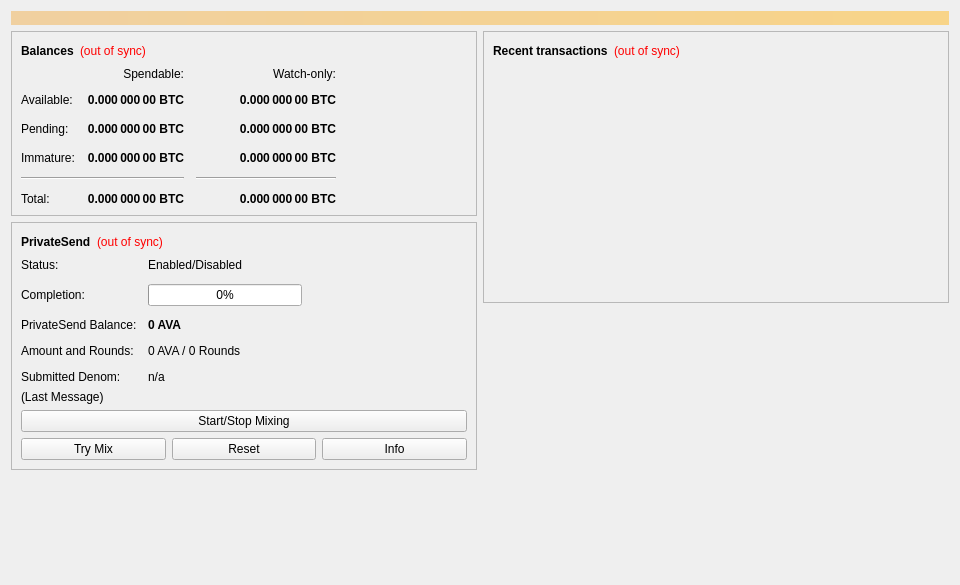
<?xml version="1.0" encoding="UTF-8"?>
<ui version="4.0">
 <class>OverviewPage</class>
 <widget class="QWidget" name="OverviewPage">
  <property name="geometry">
   <rect>
    <x>0</x>
    <y>0</y>
    <width>960</width>
    <height>585</height>
   </rect>
  </property>
  <property name="minimumSize">
   <size>
    <width>960</width>
    <height>0</height>
   </size>
  </property>
  <property name="windowTitle">
   <string>Form</string>
  </property>
  <layout class="QVBoxLayout" name="topLayout">
   <item>
    <widget class="QLabel" name="labelAlerts">
     <property name="visible">
      <bool>false</bool>
     </property>
     <property name="styleSheet">
      <string notr="true">QLabel { background-color: qlineargradient(x1: 0, y1: 0, x2: 1, y2: 0, stop:0 #F0D0A0, stop:1 #F8D488); color:#000000; }</string>
     </property>
     <property name="wordWrap">
      <bool>true</bool>
     </property>
     <property name="margin">
      <number>3</number>
     </property>
     <property name="textInteractionFlags">
      <set>Qt::TextSelectableByMouse</set>
     </property>
    </widget>
   </item>
   <item>
    <layout class="QHBoxLayout" name="horizontalLayout" stretch="1,1">
     <item>
      <layout class="QVBoxLayout" name="verticalLayout_2">
       <item>
        <widget class="QFrame" name="frame">
         <property name="frameShape">
          <enum>QFrame::StyledPanel</enum>
         </property>
         <property name="frameShadow">
          <enum>QFrame::Raised</enum>
         </property>
         <layout class="QVBoxLayout" name="verticalLayout_4">
          <item>
           <layout class="QHBoxLayout" name="horizontalLayout_4">
            <item>
             <widget class="QLabel" name="label_5">
              <property name="font">
               <font>
                <weight>75</weight>
                <bold>true</bold>
               </font>
              </property>
              <property name="text">
               <string>Balances</string>
              </property>
             </widget>
            </item>
            <item>
             <widget class="QLabel" name="labelWalletStatus">
              <property name="toolTip">
               <string>The displayed information may be out of date. Your wallet automatically synchronizes with the Ava network after a connection is established, but this process has not completed yet.</string>
              </property>
              <property name="styleSheet">
               <string notr="true">QLabel { color: red; }</string>
              </property>
              <property name="text">
               <string notr="true">(out of sync)</string>
              </property>
              <property name="alignment">
               <set>Qt::AlignLeading|Qt::AlignLeft|Qt::AlignVCenter</set>
              </property>
             </widget>
            </item>
            <item>
             <spacer name="horizontalSpacer_3">
              <property name="orientation">
               <enum>Qt::Horizontal</enum>
              </property>
              <property name="sizeHint" stdset="0">
               <size>
                <width>40</width>
                <height>20</height>
               </size>
              </property>
             </spacer>
            </item>
           </layout>
          </item>
          <item>
           <layout class="QGridLayout" name="gridLayout">
            <property name="spacing">
             <number>12</number>
            </property>
            <item row="2" column="2">
             <widget class="QLabel" name="labelWatchPending">
              <property name="font">
               <font>
                <weight>75</weight>
                <bold>true</bold>
               </font>
              </property>
              <property name="cursor">
               <cursorShape>IBeamCursor</cursorShape>
              </property>
              <property name="toolTip">
               <string>Unconfirmed transactions to watch-only addresses</string>
              </property>
              <property name="text">
               <string notr="true">0.000 000 00 BTC</string>
              </property>
              <property name="alignment">
               <set>Qt::AlignRight|Qt::AlignTrailing|Qt::AlignVCenter</set>
              </property>
              <property name="textInteractionFlags">
               <set>Qt::LinksAccessibleByMouse|Qt::TextSelectableByKeyboard|Qt::TextSelectableByMouse</set>
              </property>
             </widget>
            </item>
            <item row="2" column="1">
             <widget class="QLabel" name="labelUnconfirmed">
              <property name="font">
               <font>
                <weight>75</weight>
                <bold>true</bold>
               </font>
              </property>
              <property name="cursor">
               <cursorShape>IBeamCursor</cursorShape>
              </property>
              <property name="toolTip">
               <string>Total of transactions that have yet to be confirmed, and do not yet count toward the spendable balance</string>
              </property>
              <property name="text">
               <string notr="true">0.000 000 00 BTC</string>
              </property>
              <property name="alignment">
               <set>Qt::AlignRight|Qt::AlignTrailing|Qt::AlignVCenter</set>
              </property>
              <property name="textInteractionFlags">
               <set>Qt::LinksAccessibleByMouse|Qt::TextSelectableByKeyboard|Qt::TextSelectableByMouse</set>
              </property>
             </widget>
            </item>
            <item row="3" column="2">
             <widget class="QLabel" name="labelWatchImmature">
              <property name="font">
               <font>
                <weight>75</weight>
                <bold>true</bold>
               </font>
              </property>
              <property name="cursor">
               <cursorShape>IBeamCursor</cursorShape>
              </property>
              <property name="toolTip">
               <string>Mined balance in watch-only addresses that has not yet matured</string>
              </property>
              <property name="text">
               <string notr="true">0.000 000 00 BTC</string>
              </property>
              <property name="alignment">
               <set>Qt::AlignRight|Qt::AlignTrailing|Qt::AlignVCenter</set>
              </property>
              <property name="textInteractionFlags">
               <set>Qt::LinksAccessibleByMouse|Qt::TextSelectableByKeyboard|Qt::TextSelectableByMouse</set>
              </property>
             </widget>
            </item>
            <item row="4" column="0" colspan="2">
             <widget class="Line" name="lineSpendableBalance">
              <property name="orientation">
               <enum>Qt::Horizontal</enum>
              </property>
             </widget>
            </item>
            <item row="4" column="2">
             <widget class="Line" name="lineWatchBalance">
              <property name="sizePolicy">
               <sizepolicy hsizetype="Preferred" vsizetype="Fixed">
                <horstretch>0</horstretch>
                <verstretch>0</verstretch>
               </sizepolicy>
              </property>
              <property name="minimumSize">
               <size>
                <width>140</width>
                <height>0</height>
               </size>
              </property>
              <property name="orientation">
               <enum>Qt::Horizontal</enum>
              </property>
             </widget>
            </item>
            <item row="5" column="0">
             <widget class="QLabel" name="labelTotalText">
              <property name="text">
               <string>Total:</string>
              </property>
             </widget>
            </item>
            <item row="3" column="1">
             <widget class="QLabel" name="labelImmature">
              <property name="font">
               <font>
                <weight>75</weight>
                <bold>true</bold>
               </font>
              </property>
              <property name="cursor">
               <cursorShape>IBeamCursor</cursorShape>
              </property>
              <property name="toolTip">
               <string>Mined balance that has not yet matured</string>
              </property>
              <property name="text">
               <string notr="true">0.000 000 00 BTC</string>
              </property>
              <property name="alignment">
               <set>Qt::AlignRight|Qt::AlignTrailing|Qt::AlignVCenter</set>
              </property>
              <property name="textInteractionFlags">
               <set>Qt::LinksAccessibleByMouse|Qt::TextSelectableByKeyboard|Qt::TextSelectableByMouse</set>
              </property>
             </widget>
            </item>
            <item row="2" column="3">
             <spacer name="horizontalSpacer_2">
              <property name="orientation">
               <enum>Qt::Horizontal</enum>
              </property>
              <property name="sizeHint" stdset="0">
               <size>
                <width>40</width>
                <height>20</height>
               </size>
              </property>
             </spacer>
            </item>
            <item row="3" column="0">
             <widget class="QLabel" name="labelImmatureText">
              <property name="text">
               <string>Immature:</string>
              </property>
             </widget>
            </item>
            <item row="5" column="1">
             <widget class="QLabel" name="labelTotal">
              <property name="font">
               <font>
                <weight>75</weight>
                <bold>true</bold>
               </font>
              </property>
              <property name="cursor">
               <cursorShape>IBeamCursor</cursorShape>
              </property>
              <property name="toolTip">
               <string>Your current total balance</string>
              </property>
              <property name="text">
               <string notr="true">0.000 000 00 BTC</string>
              </property>
              <property name="alignment">
               <set>Qt::AlignRight|Qt::AlignTrailing|Qt::AlignVCenter</set>
              </property>
              <property name="textInteractionFlags">
               <set>Qt::LinksAccessibleByMouse|Qt::TextSelectableByKeyboard|Qt::TextSelectableByMouse</set>
              </property>
             </widget>
            </item>
            <item row="5" column="2">
             <widget class="QLabel" name="labelWatchTotal">
              <property name="font">
               <font>
                <weight>75</weight>
                <bold>true</bold>
               </font>
              </property>
              <property name="cursor">
               <cursorShape>IBeamCursor</cursorShape>
              </property>
              <property name="toolTip">
               <string>Current total balance in watch-only addresses</string>
              </property>
              <property name="text">
               <string notr="true">0.000 000 00 BTC</string>
              </property>
              <property name="alignment">
               <set>Qt::AlignRight|Qt::AlignTrailing|Qt::AlignVCenter</set>
              </property>
              <property name="textInteractionFlags">
               <set>Qt::LinksAccessibleByMouse|Qt::TextSelectableByKeyboard|Qt::TextSelectableByMouse</set>
              </property>
             </widget>
            </item>
            <item row="0" column="2">
             <widget class="QLabel" name="labelWatchonly">
              <property name="text">
               <string>Watch-only:</string>
              </property>
              <property name="alignment">
               <set>Qt::AlignRight|Qt::AlignTrailing|Qt::AlignVCenter</set>
              </property>
             </widget>
            </item>
            <item row="1" column="0">
             <widget class="QLabel" name="labelBalanceText">
              <property name="text">
               <string>Available:</string>
              </property>
             </widget>
            </item>
            <item row="1" column="1">
             <widget class="QLabel" name="labelBalance">
              <property name="font">
               <font>
                <weight>75</weight>
                <bold>true</bold>
               </font>
              </property>
              <property name="cursor">
               <cursorShape>IBeamCursor</cursorShape>
              </property>
              <property name="toolTip">
               <string>Your current spendable balance</string>
              </property>
              <property name="text">
               <string notr="true">0.000 000 00 BTC</string>
              </property>
              <property name="alignment">
               <set>Qt::AlignRight|Qt::AlignTrailing|Qt::AlignVCenter</set>
              </property>
              <property name="textInteractionFlags">
               <set>Qt::LinksAccessibleByMouse|Qt::TextSelectableByKeyboard|Qt::TextSelectableByMouse</set>
              </property>
             </widget>
            </item>
            <item row="1" column="2">
             <widget class="QLabel" name="labelWatchAvailable">
              <property name="font">
               <font>
                <weight>75</weight>
                <bold>true</bold>
               </font>
              </property>
              <property name="cursor">
               <cursorShape>IBeamCursor</cursorShape>
              </property>
              <property name="toolTip">
               <string>Your current balance in watch-only addresses</string>
              </property>
              <property name="text">
               <string notr="true">0.000 000 00 BTC</string>
              </property>
              <property name="alignment">
               <set>Qt::AlignRight|Qt::AlignTrailing|Qt::AlignVCenter</set>
              </property>
              <property name="textInteractionFlags">
               <set>Qt::LinksAccessibleByMouse|Qt::TextSelectableByKeyboard|Qt::TextSelectableByMouse</set>
              </property>
             </widget>
            </item>
            <item row="2" column="0">
             <widget class="QLabel" name="labelPendingText">
              <property name="text">
               <string>Pending:</string>
              </property>
             </widget>
            </item>
            <item row="0" column="1">
             <widget class="QLabel" name="labelSpendable">
              <property name="text">
               <string>Spendable:</string>
              </property>
              <property name="alignment">
               <set>Qt::AlignRight|Qt::AlignTrailing|Qt::AlignVCenter</set>
              </property>
             </widget>
            </item>
           </layout>
          </item>
         </layout>
        </widget>
       </item>
       <item>
        <widget class="QFrame" name="framePrivateSend">
         <property name="layoutDirection">
          <enum>Qt::LeftToRight</enum>
         </property>
         <property name="frameShape">
          <enum>QFrame::StyledPanel</enum>
         </property>
         <property name="frameShadow">
          <enum>QFrame::Raised</enum>
         </property>
         <layout class="QVBoxLayout" name="VerticalLayout_PS1">
          <item>
           <layout class="QHBoxLayout" name="horizontalLayout_5">
            <item>
             <widget class="QLabel" name="labelPrivateSendHeader">
              <property name="font">
               <font>
                <weight>75</weight>
                <bold>true</bold>
               </font>
              </property>
              <property name="text">
               <string>PrivateSend</string>
              </property>
             </widget>
            </item>
            <item>
             <widget class="QLabel" name="labelPrivateSendSyncStatus">
              <property name="toolTip">
               <string>The displayed information may be out of date. Your wallet automatically synchronizes with the Ava network after a connection is established, but this process has not completed yet.</string>
              </property>
              <property name="styleSheet">
               <string notr="true">QLabel { color: red; }</string>
              </property>
              <property name="text">
               <string notr="true">(out of sync)</string>
              </property>
              <property name="alignment">
               <set>Qt::AlignLeading|Qt::AlignLeft|Qt::AlignVCenter</set>
              </property>
             </widget>
            </item>
            <item>
             <spacer name="horizontalSpacer_4">
              <property name="orientation">
               <enum>Qt::Horizontal</enum>
              </property>
              <property name="sizeHint" stdset="0">
               <size>
                <width>40</width>
                <height>20</height>
               </size>
              </property>
             </spacer>
            </item>
           </layout>
          </item>
          <item>
           <layout class="QFormLayout" name="privateSendFormLayout">
            <property name="fieldGrowthPolicy">
             <enum>QFormLayout::AllNonFixedFieldsGrow</enum>
            </property>
            <property name="horizontalSpacing">
             <number>11</number>
            </property>
            <property name="verticalSpacing">
             <number>12</number>
            </property>
            <item row="0" column="0">
             <widget class="QLabel" name="labelPrivateSendEnabledText">
              <property name="text">
               <string>Status:</string>
              </property>
             </widget>
            </item>
            <item row="0" column="1">
             <widget class="QLabel" name="labelPrivateSendEnabled">
              <property name="text">
               <string>Enabled/Disabled</string>
              </property>
             </widget>
            </item>
            <item row="1" column="0">
             <widget class="QLabel" name="labelCompletitionText">
              <property name="text">
               <string>Completion:</string>
              </property>
             </widget>
            </item>
            <item row="1" column="1">
             <widget class="QProgressBar" name="privateSendProgress">
              <property name="maximumSize">
               <size>
                <width>154</width>
                <height>16777215</height>
               </size>
              </property>
              <property name="value">
               <number>0</number>
              </property>
             </widget>
            </item>
            <item row="2" column="0">
             <widget class="QLabel" name="labelAnonymizedText">
              <property name="text">
               <string>PrivateSend Balance:</string>
              </property>
             </widget>
            </item>
            <item row="2" column="1">
             <widget class="QLabel" name="labelAnonymized">
              <property name="font">
               <font>
                <weight>75</weight>
                <bold>true</bold>
               </font>
              </property>
              <property name="text">
               <string notr="true">0 AVA</string>
              </property>
             </widget>
            </item>
            <item row="3" column="0">
             <widget class="QLabel" name="labelAmountAndRoundsText">
              <property name="text">
               <string>Amount and Rounds:</string>
              </property>
             </widget>
            </item>
            <item row="3" column="1">
             <widget class="QLabel" name="labelAmountRounds">
              <property name="text">
               <string>0 AVA / 0 Rounds</string>
              </property>
             </widget>
            </item>
            <item row="4" column="0">
             <widget class="QLabel" name="labelSubmittedDenomText">
              <property name="text">
               <string>Submitted Denom:</string>
              </property>
             </widget>
            </item>
            <item row="4" column="1">
             <widget class="QLabel" name="labelSubmittedDenom">
              <property name="toolTip">
               <string>The denominations you submitted to the Masternode.&lt;br&gt;To mix, other users must submit the exact same denominations.</string>
              </property>
              <property name="text">
               <string>n/a</string>
              </property>
             </widget>
            </item>
           </layout>
          </item>
          <item>
           <layout class="QVBoxLayout" name="VerticalLayout_PS">
            <item>
             <widget class="QLabel" name="labelPrivateSendLastMessage">
              <property name="text">
               <string>(Last Message)</string>
              </property>
              <property name="alignment">
               <set>Qt::AlignLeading|Qt::AlignLeft|Qt::AlignTop</set>
              </property>
              <property name="wordWrap">
               <bool>true</bool>
              </property>
             </widget>
            </item>
            <item>
             <widget class="QPushButton" name="togglePrivateSend">
              <property name="sizePolicy">
               <sizepolicy hsizetype="MinimumExpanding" vsizetype="Fixed">
                <horstretch>0</horstretch>
                <verstretch>0</verstretch>
               </sizepolicy>
              </property>
              <property name="text">
               <string>Start/Stop Mixing</string>
              </property>
             </widget>
            </item>
            <item>
             <layout class="QHBoxLayout" name="horizontalLayout_debugbuttons">
              <item>
               <widget class="QPushButton" name="privateSendAuto">
                <property name="sizePolicy">
                 <sizepolicy hsizetype="MinimumExpanding" vsizetype="Fixed">
                  <horstretch>0</horstretch>
                  <verstretch>0</verstretch>
                 </sizepolicy>
                </property>
                <property name="toolTip">
                 <string>Try to manually submit a PrivateSend request.</string>
                </property>
                <property name="text">
                 <string>Try Mix</string>
                </property>
               </widget>
              </item>
              <item>
               <widget class="QPushButton" name="privateSendReset">
                <property name="sizePolicy">
                 <sizepolicy hsizetype="MinimumExpanding" vsizetype="Fixed">
                  <horstretch>0</horstretch>
                  <verstretch>0</verstretch>
                 </sizepolicy>
                </property>
                <property name="toolTip">
                 <string>Reset the current status of PrivateSend (can interrupt PrivateSend if it's in the process of Mixing, which can cost you money!)</string>
                </property>
                <property name="autoFillBackground">
                 <bool>false</bool>
                </property>
                <property name="text">
                 <string>Reset</string>
                </property>
               </widget>
              </item>
              <item>
               <widget class="QPushButton" name="privateSendInfo">
                <property name="sizePolicy">
                 <sizepolicy hsizetype="MinimumExpanding" vsizetype="Fixed">
                  <horstretch>0</horstretch>
                  <verstretch>0</verstretch>
                 </sizepolicy>
                </property>
                <property name="toolTip">
                 <string>Information about PrivateSend and Mixing</string>
                </property>
                <property name="text">
                 <string>Info</string>
                </property>
               </widget>
              </item>
             </layout>
            </item>
           </layout>
          </item>
         </layout>
        </widget>
       </item>
       <item>
        <spacer name="verticalSpacer">
         <property name="orientation">
          <enum>Qt::Vertical</enum>
         </property>
         <property name="sizeHint" stdset="0">
          <size>
           <width>20</width>
           <height>40</height>
          </size>
         </property>
        </spacer>
       </item>
      </layout>
     </item>
     <item>
      <layout class="QVBoxLayout" name="verticalLayout_3">
       <item>
        <widget class="QFrame" name="frame_2">
         <property name="frameShape">
          <enum>QFrame::StyledPanel</enum>
         </property>
         <property name="frameShadow">
          <enum>QFrame::Raised</enum>
         </property>
         <layout class="QVBoxLayout" name="verticalLayout">
          <item>
           <layout class="QHBoxLayout" name="horizontalLayout_2">
            <item>
             <widget class="QLabel" name="label_4">
              <property name="font">
               <font>
                <weight>75</weight>
                <bold>true</bold>
               </font>
              </property>
              <property name="text">
               <string>Recent transactions</string>
              </property>
             </widget>
            </item>
            <item>
             <widget class="QLabel" name="labelTransactionsStatus">
              <property name="toolTip">
               <string>The displayed information may be out of date. Your wallet automatically synchronizes with the Ava network after a connection is established, but this process has not completed yet.</string>
              </property>
              <property name="styleSheet">
               <string notr="true">QLabel { color: red; }</string>
              </property>
              <property name="text">
               <string notr="true">(out of sync)</string>
              </property>
              <property name="alignment">
               <set>Qt::AlignLeading|Qt::AlignLeft|Qt::AlignVCenter</set>
              </property>
             </widget>
            </item>
            <item>
             <spacer name="horizontalSpacer">
              <property name="orientation">
               <enum>Qt::Horizontal</enum>
              </property>
              <property name="sizeHint" stdset="0">
               <size>
                <width>40</width>
                <height>20</height>
               </size>
              </property>
             </spacer>
            </item>
           </layout>
          </item>
          <item>
           <widget class="QListView" name="listTransactions">
            <property name="styleSheet">
             <string notr="true">QListView { background: transparent; }</string>
            </property>
            <property name="frameShape">
             <enum>QFrame::NoFrame</enum>
            </property>
            <property name="verticalScrollBarPolicy">
             <enum>Qt::ScrollBarAlwaysOff</enum>
            </property>
            <property name="horizontalScrollBarPolicy">
             <enum>Qt::ScrollBarAlwaysOff</enum>
            </property>
            <property name="selectionMode">
             <enum>QAbstractItemView::NoSelection</enum>
            </property>
           </widget>
          </item>
         </layout>
        </widget>
       </item>
       <item>
        <spacer name="verticalSpacer_2">
         <property name="orientation">
          <enum>Qt::Vertical</enum>
         </property>
         <property name="sizeHint" stdset="0">
          <size>
           <width>20</width>
           <height>40</height>
          </size>
         </property>
        </spacer>
       </item>
      </layout>
     </item>
    </layout>
   </item>
  </layout>
 </widget>
 <resources/>
 <connections/>
</ui>
